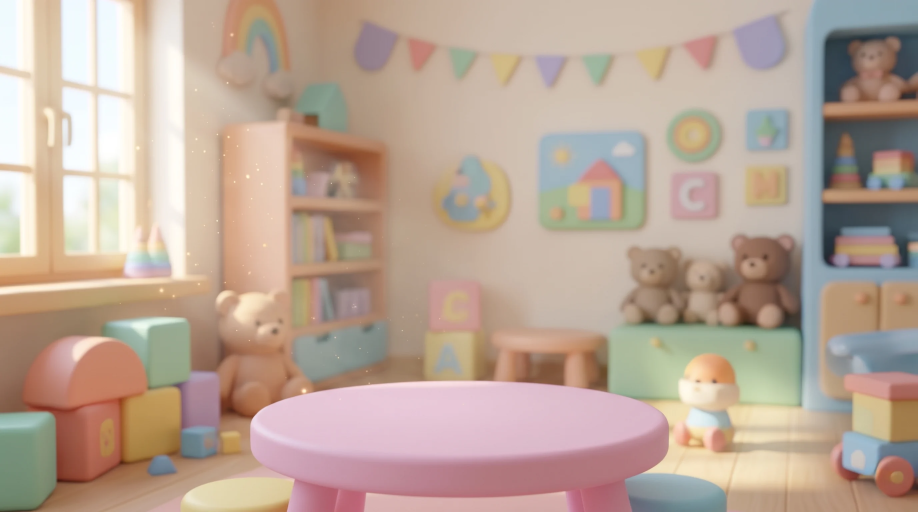
#> input picture src/assets/bg.webp, 2752 x 1536 px, found by its file name (shown at 1/3 size)
$ python find_sparkles.py
#> lines starting #> are read from the running program, lines starting #| are printed output that depends on the picture; after the words box and inside, x2 and y2 are one past the last pixel; in counts of white or black regions, pixels touching at a corner belong together
"""The painted sparkle lights (warm dust motes floating in the window's sunbeam) of the playroom background
→ src/data/sparkles.json as [x, y, r] in background-image px (the title/game make each one twinkle).
White top-hat on luminance inside the sunbeam region, small round warm blobs only; debug overlay in scratch.
run from the project root: /Users/jini/.hermes/bin/uv run --with pillow --with numpy --with scipy python tools/find_sparkles.py
Re-run (and look at the overlay) whenever src/assets/bg.webp changes.
"""
import json
import sys
from pathlib import Path

import numpy as np
from PIL import Image, ImageDraw
from scipy import ndimage as ndi

SRC = Path('src/assets/bg.webp')
OUT = Path('src/data/sparkles.json')
DBG = Path(sys.argv[1]) if len(sys.argv) > 1 else None
REGION = (470, 60, 1360, 1160)          # x0, y0, x1, y1: the sunbeam from the window and the bookshelf beside it
                                         # (left of 470 = the bright window and its frame; below 1160 = the table rim's glare)
EXCLUDE = [(702, 941)]                   # the teddy's sunlit forehead
EXTRA = [[912, 1172.5, 6.5]]             # the big glowing dot by the table (too big for the dot filter)

im = Image.open(SRC).convert('RGB')
#> im is the input picture: PIL image 2752x1536 RGB; mean R, G, B 186.4, 165.6, 151
a = np.asarray(im).astype(np.float32) / 255
lum = a @ np.array([0.299, 0.587, 0.114], np.float32)
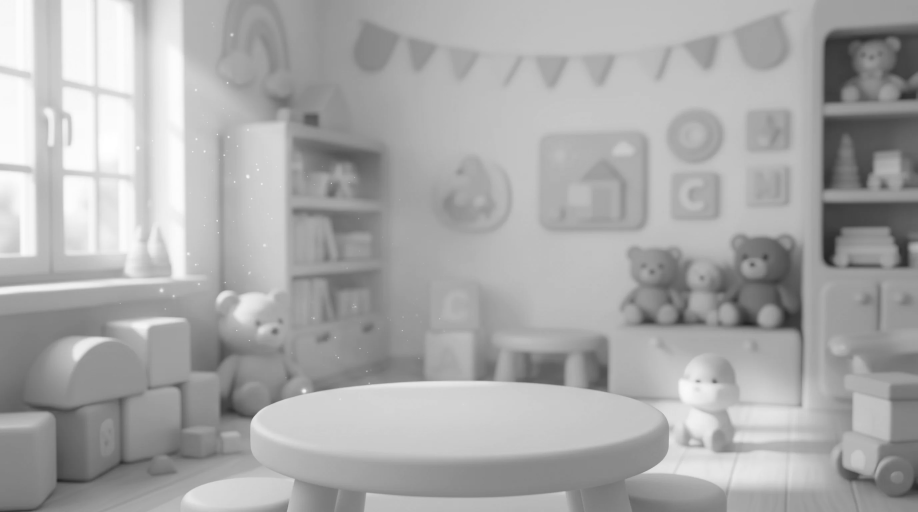
#> lum: shape (1536, 2752) float32 (shown at 1/3 size); min 0.14, max 1, mean 0.667
bgnd = ndi.uniform_filter(ndi.grey_opening(lum, size=(21, 21)), 7)   # the picture without anything smaller than ~20 px
top = lum - bgnd
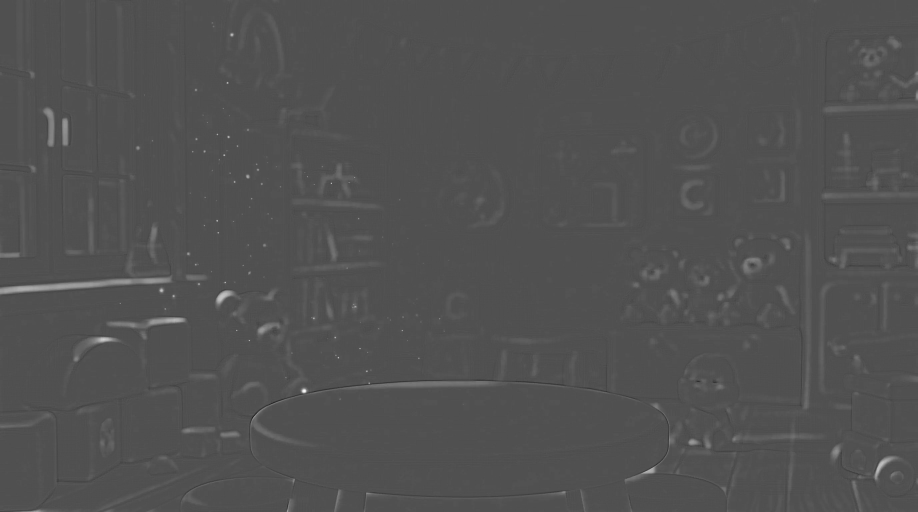
#> top: shape (1536, 2752) float32 (shown at 1/3 size); min -0.165, max 0.358, mean 0.00339; drawn with min black and max white
mask = (top > 0.055) & (lum > 0.70)
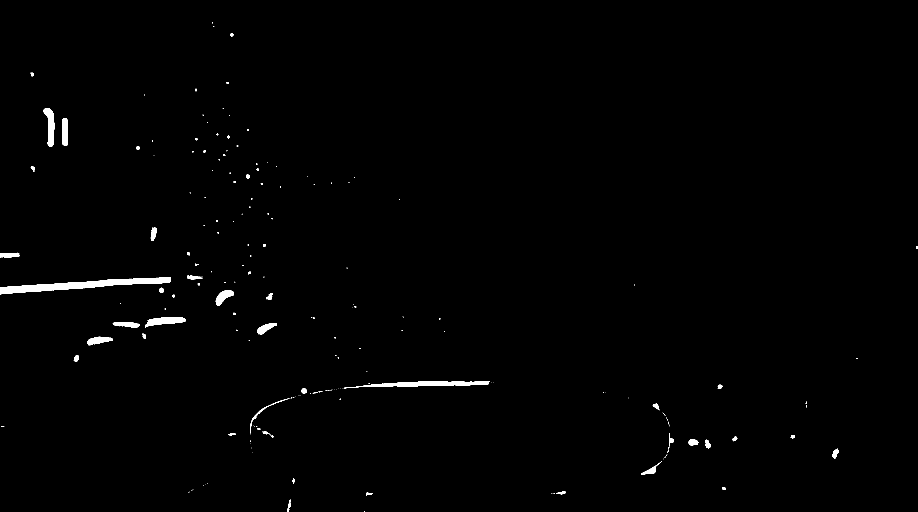
#> mask: shape (1536, 2752) bool (shown at 1/3 size); 0.74% white; 200 white regions (139 under 20 px), largest, box (x1, y1, x2, y2) and area: (0, 832, 513, 883) 9372, (1032, 1143, 1469, 1165) 4104, (130, 324, 163, 439) 2055
x0, y0, x1, y1 = REGION
keep = np.zeros_like(mask); keep[y0:y1, x0:x1] = True
lab, n = ndi.label(mask & keep)
#> lab: shape (1536, 2752) int32; 95 distinct labels, from 0 to 94
#> n = 94
spots = []
for i, sl in enumerate(ndi.find_objects(lab), 1):
    if sl is None: continue
    ys, xs = sl
    h, w = ys.stop - ys.start, xs.stop - xs.start
    blob = lab[sl] == i
    area = int(blob.sum())
    if area < 2 or area > 120 or max(h, w) > 16 or max(h, w) > 2.6 * min(h, w) + 1: continue   # dots, not edges or toy highlights
    yy, xx = np.nonzero(blob)
    cy, cx = yy.mean() + ys.start, xx.mean() + xs.start
    r, g, b = a[int(round(cy)), int(round(cx))]
    if b > r + 0.02: continue                                    # warm light only
    peak = float(top[sl][blob].max())
    if any(abs(cx - ex) < 8 and abs(cy - ey) < 8 for ex, ey in EXCLUDE): continue
    spots.append([round(float(cx), 1), round(float(cy), 1), round(max(1.2, (area / np.pi) ** 0.5), 1), round(peak, 3)])
#> this loop made 94 passes
#> (h, w, area, cy, cx, r, g, b) on passes 3, 4, 5, 10, 12, 13, 15, 18, 23, 26, 29, 32: (9, 10, 71, 104.1, 695.1, 0.988, 0.812, 0.682), (6, 6, 30, 248.2, 682.3, 1, 0.91, 0.812), (8, 6, 39, 269.6, 587.6, 0.992, 0.925, 0.839), (6, 6, 27, 389.3, 743.6, 1, 0.918, 0.824), (8, 8, 47, 410.5, 685.2, 1, 0.925, 0.757), (7, 6, 33, 416.9, 588.7, 1, 0.953, 0.859), (7, 7, 39, 454, 613.2, 1, 0.953, 0.843), (5, 6, 26, 465, 672.3, 1, 0.902, 0.761), (7, 7, 41, 508.8, 773.2, 1, 0.941, 0.839), (12, 11, 106, 529.2, 743, 1, 0.984, 0.839), (6, 6, 28, 545.3, 703.3, 1, 0.929, 0.78), (6, 7, 30, 551.5, 784.9, 1, 0.922, 0.831)
#> (h, w, area) on pass 58: (13, 47, 355)
#> after the loop, spots = 81 items, first 6: [636.7, 68, 1.5, 0.077], [640.7, 79, 1.5, 0.083], [695.1, 104.1, 4.8, 0.242], [682.3, 248.2, 3.1, 0.256], [587.6, 269.6, 3.5, 0.148], [669.3, 325, 1.5, 0.162]
spots += [e + [1.0] for e in EXTRA]
#> spots = 82 items, first 6: [636.7, 68, 1.5, 0.077], [640.7, 79, 1.5, 0.083], [695.1, 104.1, 4.8, 0.242], [682.3, 248.2, 3.1, 0.256], [587.6, 269.6, 3.5, 0.148], [669.3, 325, 1.5, 0.162]
spots.sort(key=lambda s: (s[1], s[0]))
json.dump([s[:3] for s in spots], open(OUT, 'w'), separators=(',', ':'))
print(f'{len(spots)} sparkle lights → {OUT}  (r px: min {min(s[2] for s in spots)}, max {max(s[2] for s in spots)})')
#| 82 sparkle lights → src/data/sparkles.json  (r px: min 1.2, max 6.5)
if DBG:
    c = im.crop(REGION)
    d = ImageDraw.Draw(c)
    for x, y, r, p in spots:
        x, y, rr = x - x0, y - y0, r + 6
        d.ellipse((x - rr, y - rr, x + rr, y + rr), outline=(255, 0, 90), width=2)
    c.save(DBG)
    print('overlay', DBG, c.size)
